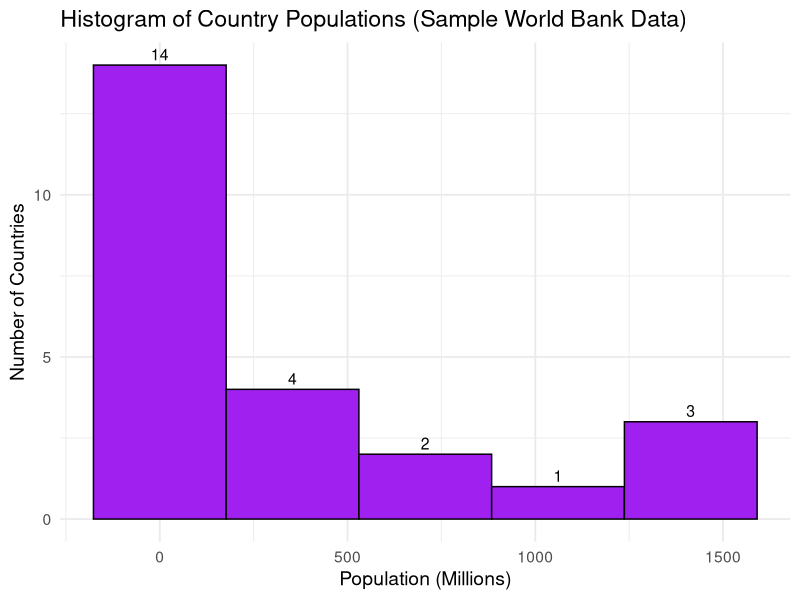

The R source for this figure:
# -------------------------------------------
# Sample Dataset Inspired by World Bank Population
# -------------------------------------------

# Sample country population values (in millions)
population_data <- c(
  1440, 1393, 331, 273, 225, 213, 170, 145, 126, 83,
  67, 60, 55, 47, 45, 100, 36, 33, 28, 26, 799, 630, 1400, 1100
)

# Convert to a dataframe
df <- data.frame(Population = population_data)

# -------------------------------------------
# Histogram with Labels (ggplot2)
# -------------------------------------------

library(ggplot2)

ggplot(df, aes(x = Population)) +
  geom_histogram(
    bins = 5,
    fill = "purple",
    color = "black"
  ) +
  geom_text(
    stat = "bin",
    bins = 5,
    aes(label = ..count..),
    vjust = -0.4,
    size = 4
  ) +
  labs(
    title = "Histogram of Country Populations (Sample World Bank Data)",
    x = "Population (Millions)",
    y = "Number of Countries"
  ) +
  theme_minimal(base_size = 14)

